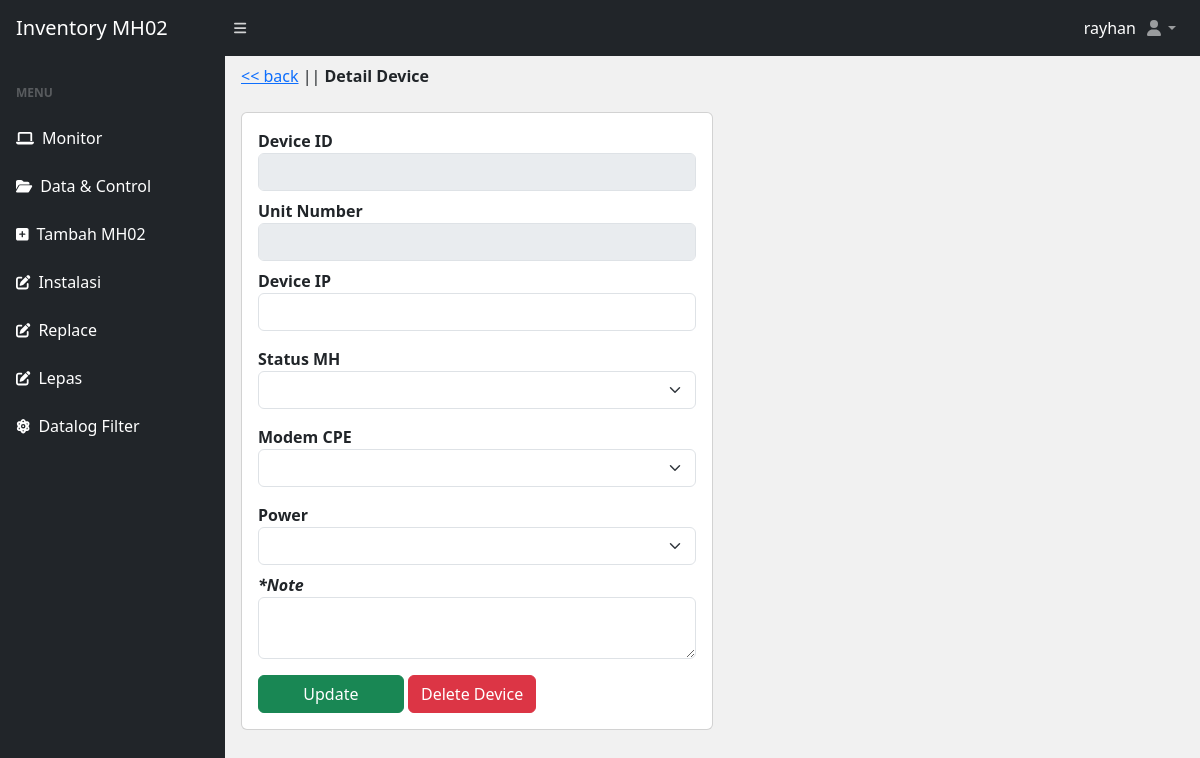
Before: /edit-unit.php?deviceid=SDLIR011 (signed in) with the older database file.
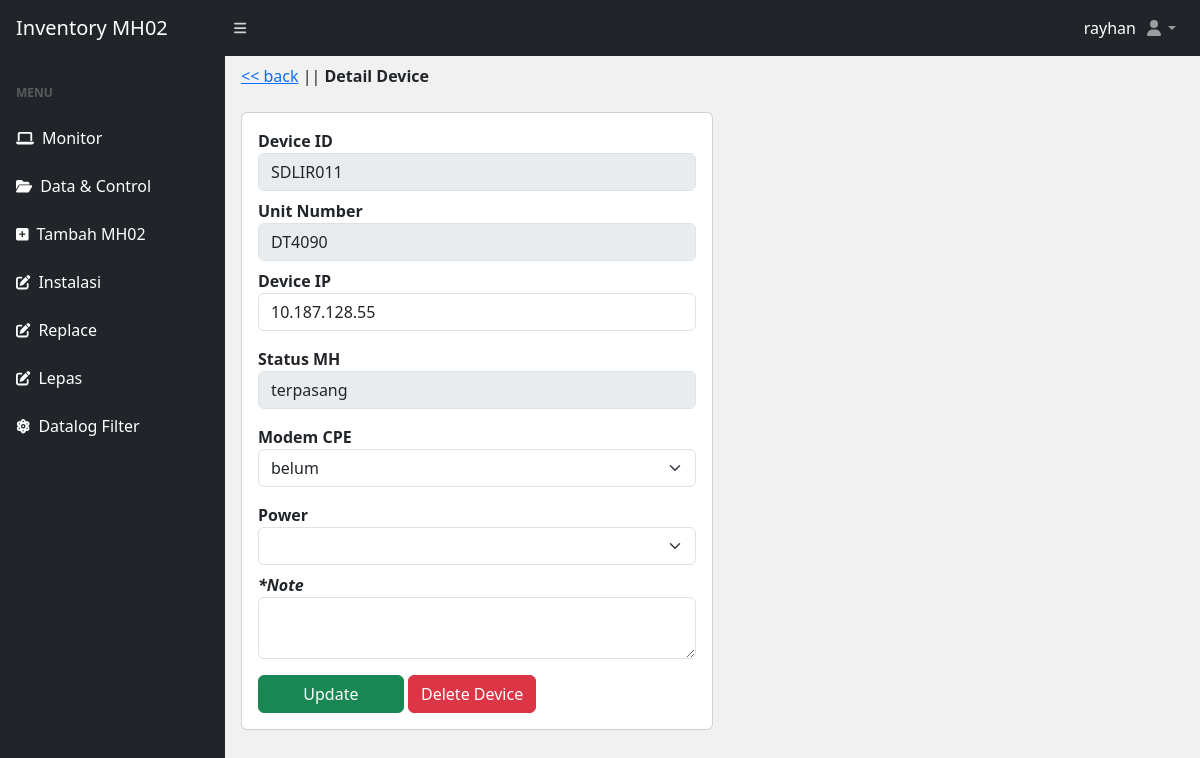
After: the same page with the newer database file.
### tables this page shows
CREATE TABLE `devices` (
  `id` int(11) NOT NULL,
  `deviceid` varchar(50) NOT NULL,
  `unitno` varchar(50) DEFAULT NULL,
  `deviceip` varchar(50) DEFAULT NULL,
  `mh02status` varchar(55) NOT NULL,
  `modem_cpe` varchar(20) NOT NULL,
  `last_update` varchar(55) NOT NULL,
  `note` longtext NOT NULL
);

### edit-unit.php (the view, shortened to what this page needs)
<?php
include("database/db.php");
$deviceid = $_GET['deviceid'];
?>
<!DOCTYPE html>
<html lang="en">
<head>
  <?php include('./include/meta.php') ?>
</head>
<body class="sb-nav-fixed">
  <?php include('./include/nav.php') ?>
  <div id="layoutSidenav">
    <?php include('./include/sidenav.php') ?>
    <div id="layoutSidenav_content">
    <main>
        <div class="container-fluid px-3">
          <ol class="breadcrumb mb-4 mt-2">
            <li class=""><a href="./"><< back</a> | </li>
            <li class="">| <b>Detail Device</b></li>
          </ol>
            <div class="card mt-3 col-md-6">
                <div class="card-body">
                  <?php
                  $get_device = mysqli_query($conn, "SELECT * FROM devices WHERE deviceid = '$deviceid'");
                  $row = mysqli_fetch_array($get_device);
                  ?>
                    <form class="row g-3" method="POST" enctype="multipart/form-data">
                    <div class="">
                    <label for="" class="form-label-md"><b>Device ID</b></label>
                    <input type="text" class="form-control" value="<?= $row['deviceid'] ?>"  name="unit_number" readonly>
                    <label for="" class="form-label-md mt-2"><b>Unit Number</b></label>
                    <input type="text" class="form-control" value="<?= $row['unitno'] ?>"  name="unit_number" readonly>
                    <label for="" class="form-label-md mt-2"><b>Device IP</b></label>
                    <input type="text" class="form-control" value="<?= $row['deviceip'] ?>"  name="device_ip">
                    <?php
                    if ($row['mh02status'] != 'terpasang') {
                    ?>
                    <label for="" class="form-label-md mt-3"><b>Status MH</b></label>
                    <select name="status" class="form-select" id="" require>
                        <option value="<?= $row['mh02status'] ?>"><?= $row['mh02status'] ?></option>
                        <option value="rusak">Rusak</option>
                    </select>
                    <?php }else{?>
                      <label for="" class="form-label-md mt-3"><b>Status MH</b></label>
                      <input type="text" name="status" value="<?= $row['mh02status'] ?>" class="form-control" readonly >
                    <?php } ?>
                    <label for="" class="form-label-md mt-3"><b>Modem CPE</b></label>
                    <select name="modem_cpe" class="form-select" id="" require>
                        <option value="<?= $row['modem_cpe'] ?>"><?= $row['modem_cpe'] ?></option>
                        <option value="-">belum terpasang</option>
                    </select>
                    <label for="" class="form-label-md mt-3"><b>Power</b></label>
                    <select name="power" class="form-select" id="" require>
                        <option value="<?= $row['power'] ?>"><?= $row['power'] ?></option>
                        <option value="true">True</option>
                    </select>
                    <label for="" class="form-label-md mt-2"><b><i>*Note</b></i></label>
                    <textarea name="note" class="form-control" id="" value="<?= $row['note'] ?>"> <?= $row['note'] ?></textarea>
                      <div class="mt-3">
                        <input type="submit" class="btn btn-success col-md-4" name="submit" value="Update" />
                        <a class="btn btn-danger" onclick="return confirm('Apakah anda yakin ingin menghapus data, ini akan hilang selamanya?')" href="delete.php?deviceid=<?= $deviceid ?>">Delete Device</a>
                      </div>
                    </div>
                    </form>
                </div>
            </div>
        </div>
    </main>
    </div>
  </div>
</body>
</html>

Changed rows visible on the page:
added devices: unit_number "SDLIR011", unit_number "DT4090", device_ip "10.187.128.55", status "terpasang", modem_cpe "belum"
